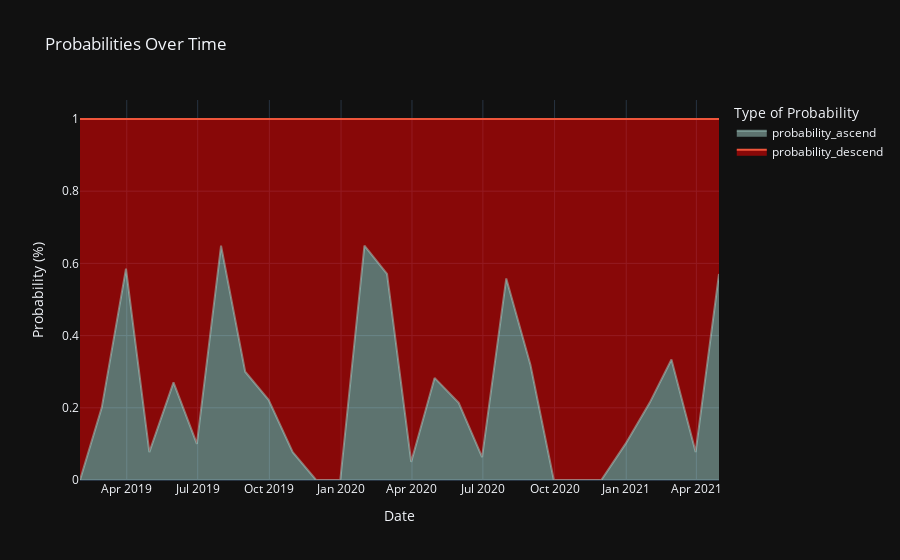

Notebook cell for this chart:
### Markdown cell above
**`Probability Trends for Selic Rate Changes`**

This bar chart represents the `probability trends` for the Selic rate, the central interest rate of Brazil, from **`April 2019`** to **`April 2021`**.

- The probability of a `descend` in the Selic rate was at its **peak** with a **100%** chance numerous times throughout the period, indicating a strong market sentiment towards a `decrease`.

- The probability of an `ascend` fluctuated, reaching as `high` as **0.649136** in **`January and July 2020`**, which suggests a significant expectation of an `increase` in the Selic rate.

- The `dark teal bars` represent the `descending probability`, while the `light teal bars` indicate the `ascending probability`.

- A `notable shift` in probabilities can be observed in **`March 2021`**, where the likelihood of an increase `rose` to a probability of **0.570726**, marking a potential change in the economic outlook.

This chart provides a visual representation of market expectations and predictive analytics regarding the Selic rate's movement, offering valuable insights into the economic sentiment and potential monetary policy shifts over the analyzed period.

### Code cell
color_ascend = 'rgba(169, 214, 206, 0.5)'

fig = px.area(df_macroeconomic_scored, x='date', y=['probability_ascend', 'probability_descend'], title='Probabilities Over Time', labels={'value': 'Probability (%)', 'variable': 'Type of Probability'}, color_discrete_map={'probability_ascend': color_ascend}, color='variable', template='plotly_dark')
fig.update_traces(fillcolor='rgba(255, 0, 0, 0.5)', selector=dict(name='probability_descend'))
fig.update_layout(xaxis_title='Date', yaxis_title='Probability (%)')
fig.show()

### Figure 1 — Plotly figure (JSON) as saved in the notebook; plotly's stock layout.template omitted (floating-point values rounded to 4 significant figures)
{"data": [{"fillpattern": {"shape": ""}, "hovertemplate": "Type of Probability=probability_ascend<br>date=%{x}<br>Probability (%)=%{y}<extra></extra>", "legendgroup": "probability_ascend", "line": {"color": "rgba(169, 214, 206, 0.5)"}, "marker": {"symbol": "circle"}, "mode": "lines", "name": "probability_ascend", "orientation": "v", "showlegend": true, "stackgroup": "1", "type": "scatter", "x": ["2019-01-31", "2019-02-28", "2019-03-31", "2019-04-30", "2019-05-31", "2019-06-30", "2019-07-31", "2019-08-31", "2019-09-30", "2019-10-31", "2019-11-30", "2019-12-31", "2020-01-31", "2020-02-29", "2020-03-31", "2020-04-30", "2020-05-31", "2020-06-30", "2020-07-31", "2020-08-31", "2020-09-30", "2020-10-31", "2020-11-30", "2020-12-31", "2021-01-31", "2021-02-28", "2021-03-31", "2021-04-30"], "xaxis": "x", "y": [0, 0.2011, 0.5855, 0.07727, 0.2703, 0.1, 0.6491, 0.3, 0.2221, 0.07727, 0, 0, 0.6491, 0.5707, 0.05, 0.2828, 0.2136, 0.06364, 0.5582, 0.3192, 0, 0, 0, 0.1, 0.2136, 0.334, 0.07727, 0.5707], "yaxis": "y"}, {"fillcolor": "rgba(255, 0, 0, 0.5)", "fillpattern": {"shape": ""}, "hovertemplate": "Type of Probability=probability_descend<br>date=%{x}<br>Probability (%)=%{y}<extra></extra>", "legendgroup": "probability_descend", "line": {"color": "#EF553B"}, "marker": {"symbol": "circle"}, "mode": "lines", "name": "probability_descend", "orientation": "v", "showlegend": true, "stackgroup": "1", "type": "scatter", "x": ["2019-01-31", "2019-02-28", "2019-03-31", "2019-04-30", "2019-05-31", "2019-06-30", "2019-07-31", "2019-08-31", "2019-09-30", "2019-10-31", "2019-11-30", "2019-12-31", "2020-01-31", "2020-02-29", "2020-03-31", "2020-04-30", "2020-05-31", "2020-06-30", "2020-07-31", "2020-08-31", "2020-09-30", "2020-10-31", "2020-11-30", "2020-12-31", "2021-01-31", "2021-02-28", "2021-03-31", "2021-04-30"], "xaxis": "x", "y": [1, 0.7989, 0.4145, 0.9227, 0.7297, 0.9, 0.3509, 0.7, 0.7779, 0.9227, 1, 1, 0.3509, 0.4293, 0.95, 0.7172, 0.7864, 0.9364, 0.4418, 0.6808, 1, 1, 1, 0.9, 0.7864, 0.666, 0.9227, 0.4293], "yaxis": "y"}], "layout": {"legend": {"title": {"text": "Type of Probability"}, "tracegroupgap": 0}, "title": {"text": "Probabilities Over Time"}, "xaxis": {"anchor": "y", "domain": [0, 1], "title": {"text": "Date"}}, "yaxis": {"anchor": "x", "domain": [0, 1], "title": {"text": "Probability (%)"}}}}
